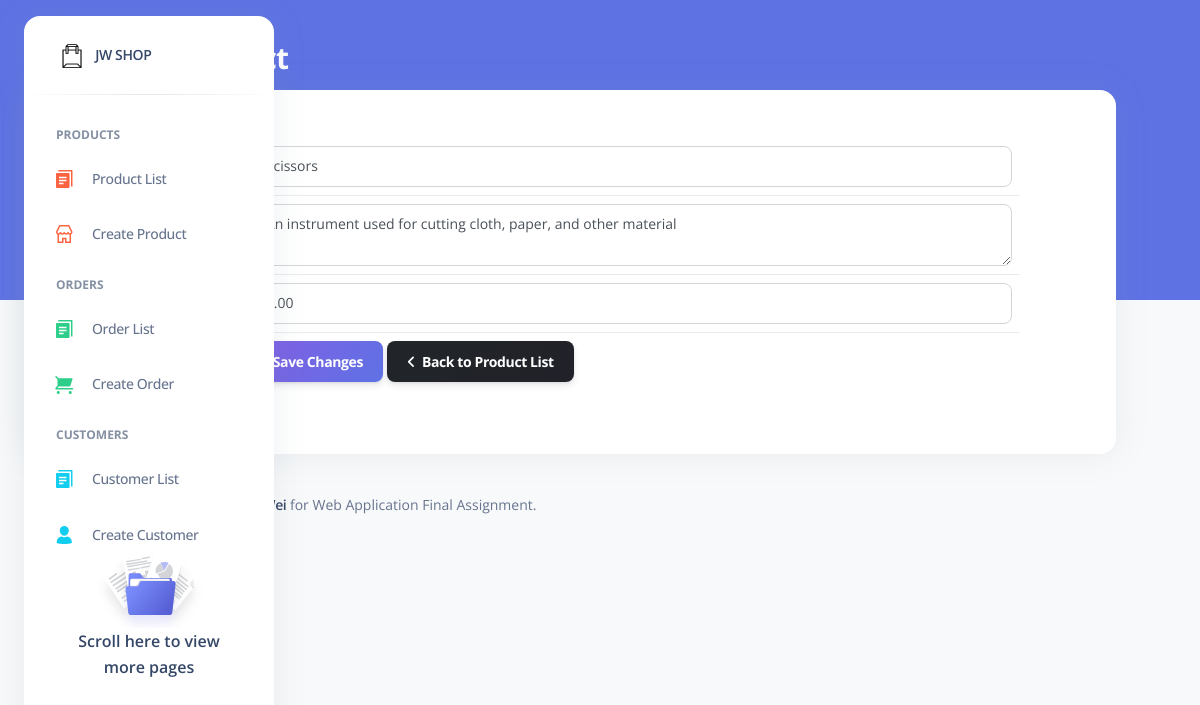
The page /product_update.php?id=13 (signed in) on the database its author committed.
### tables this page shows
CREATE TABLE IF NOT EXISTS `products` (
  `id` int(11) NOT NULL AUTO_INCREMENT,
  `name` varchar(128) NOT NULL,
  `description` text NOT NULL,
  `price` decimal(10,2) NOT NULL,
  `product_image` varchar(255) DEFAULT NULL,
  `created` datetime NOT NULL DEFAULT CURRENT_TIMESTAMP,
  `modified` timestamp NOT NULL DEFAULT CURRENT_TIMESTAMP ON UPDATE CURRENT_TIMESTAMP,
  PRIMARY KEY (`id`)
);

### product_update.php (the view, shortened to what this page needs)
<!DOCTYPE html>
<html lang="en">
<head>
    <link href="assets/css/nucleo-icons.css" rel="stylesheet" />
    <link href="assets/css/nucleo-svg.css" rel="stylesheet" />
    <link href="assets/css/nucleo-svg.css" rel="stylesheet" />
    <link id="pagestyle" href="assets/css/argon-dashboard.css?v=2.0.2" rel="stylesheet" />
</head>
<body class="g-sidenav-show bg-gray-100">
    <div class="container me-7">
        <main class="main-content position-relative border-radius-lg ">
            <nav class="navbar navbar-main navbar-expand-lg px-0 mx-4 shadow-none border-radius-xl " id="navbarBlur" data-scroll="false">
                <div class="container-fluid py-1 px-3">
                    <nav aria-label="breadcrumb">
                        <ol class="breadcrumb bg-transparent mb-0 pb-0 pt-1 px-0 me-sm-6 me-5">
                            <li class="breadcrumb-item text-sm"><a class="opacity-5 text-white" href="javascript:;">Products</a></li>
                            <li class="breadcrumb-item text-sm text-white active" aria-current="page">Update Product</li>
                        </ol>
                        <h3 class="font-weight-bolder text-white mb-0">Update Product</h3>
                    </nav>
                </div>
            </nav>
            <?php
            $id = isset($_GET['id']) ? $_GET['id'] : die('ERROR: Record ID not found.');
            include 'database/connection.php';
            if (!$_POST) {
                try {
                    $query = "SELECT id, name, description, price FROM products WHERE id = ? LIMIT 0,1";
                    $stmt = $con->prepare($query);
                    $stmt->bindParam(1, $id);
                    $stmt->execute();
                    $row = $stmt->fetch(PDO::FETCH_ASSOC);
                    $name = $row['name'];
                    $description = $row['description'];
                    $price = $row['price'];
                }
                catch (PDOException $exception) {
                    die('ERROR: ' . $exception->getMessage());
                }
            }
            ?>
            <?php
            include 'nav.php';
            ?>
            <div class="card mb-4">
                <div class="card-body px-7 py-5">
                    <form action="<?php echo htmlspecialchars($_SERVER["PHP_SELF"] . "?id={$id}"); ?>" method="post">
                        <table class='table table-hover table-responsive'>
                            <tr>
                                <td class="text-end text-uppercase text-secondary text-sm font-weight-bolder px-3 col-1">Name</th>
                                <td><input type='text' name='name' value="<?php echo htmlspecialchars($name, ENT_QUOTES);  ?>" class='form-control' /></td>
                            </tr>
                            <tr>
                                <td class="text-end text-uppercase text-secondary text-sm font-weight-bolder px-3 col-1">Description</th>
                                <td><textarea name='description' class='form-control'><?php echo htmlspecialchars($description, ENT_QUOTES);  ?></textarea></td>
                            </tr>
                            <tr>
                                <td class="text-end text-uppercase text-secondary text-sm font-weight-bolder px-3 col-1">Price</th>
                                <td><input type='text' name='price' value="<?php echo htmlspecialchars($price, ENT_QUOTES);  ?>" class='form-control' /></td>
                            </tr>
                            <tr>
                                <td></td>
                                <td>
                                    <input type='submit' value='Save Changes' class='btn btn-primary btn bg-gradient-primary mb-0' />
                                    <a class="btn bg-gradient-dark mb-0" href="product_read.php"><i class="fas fa-angle-left"></i>&nbsp;&nbsp;Back to Product List</a>
                                </td>
                            </tr>
                        </table>
                    </form>
                </div>
            </div>
            <?php
            include("footer.php");
            ?>
        </main>
    </div>
</body>
</html>

### rows shown on the page
products: name "Scissors", description "An instrument used for cutting cloth, paper, and other material", price "6.00"
